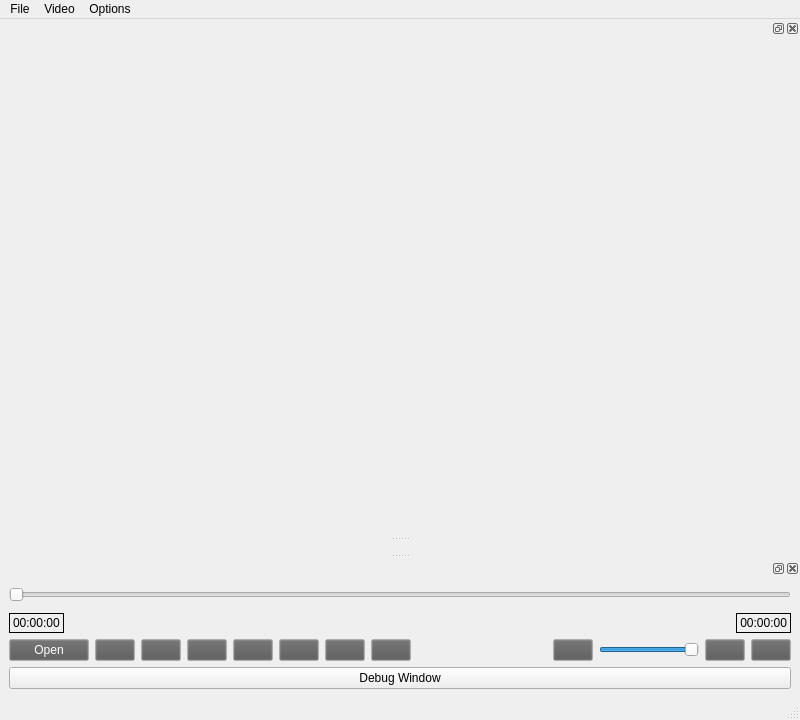
<?xml version="1.0" encoding="UTF-8"?>
<ui version="4.0">
 <class>VLCPlayer</class>
 <widget class="QMainWindow" name="VLCPlayer">
  <property name="geometry">
   <rect>
    <x>0</x>
    <y>0</y>
    <width>800</width>
    <height>720</height>
   </rect>
  </property>
  <property name="palette">
   <palette>
    <active>
     <colorrole role="Base">
      <brush brushstyle="SolidPattern">
       <color alpha="255">
        <red>80</red>
        <green>80</green>
        <blue>80</blue>
       </color>
      </brush>
     </colorrole>
    </active>
    <inactive>
     <colorrole role="Base">
      <brush brushstyle="SolidPattern">
       <color alpha="255">
        <red>80</red>
        <green>80</green>
        <blue>80</blue>
       </color>
      </brush>
     </colorrole>
    </inactive>
    <disabled/>
   </palette>
  </property>
  <property name="windowTitle">
   <string>VLC Media Player</string>
  </property>
  <property name="windowIcon">
   <iconset resource="resources.qrc">
    <normaloff>:/icons/play-icon.ico</normaloff>:/icons/play-icon.ico</iconset>
  </property>
  <widget class="QWidget" name="centralwidget"/>
  <widget class="QMenuBar" name="menubar">
   <property name="geometry">
    <rect>
     <x>0</x>
     <y>0</y>
     <width>800</width>
     <height>19</height>
    </rect>
   </property>
   <property name="palette">
    <palette>
     <active>
      <colorrole role="Button">
       <brush brushstyle="SolidPattern">
        <color alpha="255">
         <red>255</red>
         <green>255</green>
         <blue>255</blue>
        </color>
       </brush>
      </colorrole>
     </active>
     <inactive>
      <colorrole role="Button">
       <brush brushstyle="SolidPattern">
        <color alpha="255">
         <red>255</red>
         <green>255</green>
         <blue>255</blue>
        </color>
       </brush>
      </colorrole>
     </inactive>
     <disabled>
      <colorrole role="Button">
       <brush brushstyle="SolidPattern">
        <color alpha="255">
         <red>255</red>
         <green>255</green>
         <blue>255</blue>
        </color>
       </brush>
      </colorrole>
     </disabled>
    </palette>
   </property>
   <widget class="QMenu" name="menuFile">
    <property name="title">
     <string>File</string>
    </property>
    <addaction name="actionOpen"/>
    <addaction name="separator"/>
    <addaction name="actionHistory"/>
    <addaction name="actionExit"/>
   </widget>
   <widget class="QMenu" name="menuOptions">
    <property name="title">
     <string>Options</string>
    </property>
    <addaction name="actionFlush_history"/>
   </widget>
   <widget class="QMenu" name="menuVid_os">
    <property name="title">
     <string>Video</string>
    </property>
    <widget class="QMenu" name="menuset_jump">
     <property name="title">
      <string>set jump</string>
     </property>
     <addaction name="action5"/>
     <addaction name="action10"/>
    </widget>
    <addaction name="actionPlay"/>
    <addaction name="actionStop"/>
    <addaction name="menuset_jump"/>
   </widget>
   <addaction name="menuFile"/>
   <addaction name="menuVid_os"/>
   <addaction name="menuOptions"/>
  </widget>
  <widget class="QStatusBar" name="statusbar"/>
  <widget class="QDockWidget" name="dockControls">
   <attribute name="dockWidgetArea">
    <number>8</number>
   </attribute>
   <widget class="QWidget" name="dockWidgetContents_2">
    <layout class="QVBoxLayout">
     <item>
      <widget class="QSlider" name="slider">
       <property name="orientation">
        <enum>Qt::Horizontal</enum>
       </property>
      </widget>
     </item>
     <item>
      <layout class="QHBoxLayout" name="timeLayout" stretch="0,0,0">
       <property name="topMargin">
        <number>5</number>
       </property>
       <item>
        <widget class="QLabel" name="time2">
         <property name="frameShape">
          <enum>QFrame::Panel</enum>
         </property>
         <property name="text">
          <string>00:00:00</string>
         </property>
        </widget>
       </item>
       <item>
        <spacer name="horizontalSpacer_2">
         <property name="orientation">
          <enum>Qt::Horizontal</enum>
         </property>
         <property name="sizeHint" stdset="0">
          <size>
           <width>40</width>
           <height>20</height>
          </size>
         </property>
        </spacer>
       </item>
       <item>
        <widget class="QLabel" name="time1">
         <property name="layoutDirection">
          <enum>Qt::LeftToRight</enum>
         </property>
         <property name="frameShape">
          <enum>QFrame::Panel</enum>
         </property>
         <property name="text">
          <string>00:00:00</string>
         </property>
         <property name="alignment">
          <set>Qt::AlignRight|Qt::AlignTrailing|Qt::AlignVCenter</set>
         </property>
        </widget>
       </item>
      </layout>
     </item>
     <item>
      <layout class="QHBoxLayout" name="controlLayout">
       <item>
        <widget class="QPushButton" name="btnOpen">
         <property name="palette">
          <palette>
           <active>
            <colorrole role="WindowText">
             <brush brushstyle="SolidPattern">
              <color alpha="255">
               <red>255</red>
               <green>255</green>
               <blue>255</blue>
              </color>
             </brush>
            </colorrole>
            <colorrole role="Button">
             <brush brushstyle="SolidPattern">
              <color alpha="255">
               <red>88</red>
               <green>88</green>
               <blue>88</blue>
              </color>
             </brush>
            </colorrole>
            <colorrole role="Text">
             <brush brushstyle="SolidPattern">
              <color alpha="255">
               <red>255</red>
               <green>255</green>
               <blue>255</blue>
              </color>
             </brush>
            </colorrole>
            <colorrole role="ButtonText">
             <brush brushstyle="SolidPattern">
              <color alpha="255">
               <red>255</red>
               <green>255</green>
               <blue>255</blue>
              </color>
             </brush>
            </colorrole>
           </active>
           <inactive>
            <colorrole role="WindowText">
             <brush brushstyle="SolidPattern">
              <color alpha="255">
               <red>255</red>
               <green>255</green>
               <blue>255</blue>
              </color>
             </brush>
            </colorrole>
            <colorrole role="Button">
             <brush brushstyle="SolidPattern">
              <color alpha="255">
               <red>88</red>
               <green>88</green>
               <blue>88</blue>
              </color>
             </brush>
            </colorrole>
            <colorrole role="Text">
             <brush brushstyle="SolidPattern">
              <color alpha="255">
               <red>255</red>
               <green>255</green>
               <blue>255</blue>
              </color>
             </brush>
            </colorrole>
            <colorrole role="ButtonText">
             <brush brushstyle="SolidPattern">
              <color alpha="255">
               <red>255</red>
               <green>255</green>
               <blue>255</blue>
              </color>
             </brush>
            </colorrole>
           </inactive>
           <disabled>
            <colorrole role="Button">
             <brush brushstyle="SolidPattern">
              <color alpha="255">
               <red>88</red>
               <green>88</green>
               <blue>88</blue>
              </color>
             </brush>
            </colorrole>
           </disabled>
          </palette>
         </property>
         <property name="text">
          <string>Open</string>
         </property>
         <property name="icon">
          <iconset resource="resources.qrc">
           <normaloff>:/icons/folder.png</normaloff>:/icons/folder.png</iconset>
         </property>
         <property name="iconSize">
          <size>
           <width>25</width>
           <height>25</height>
          </size>
         </property>
         <property name="checkable">
          <bool>false</bool>
         </property>
         <property name="checked">
          <bool>false</bool>
         </property>
         <property name="flat">
          <bool>false</bool>
         </property>
        </widget>
       </item>
       <item>
        <widget class="QPushButton" name="pushButton_2">
         <property name="palette">
          <palette>
           <active>
            <colorrole role="Button">
             <brush brushstyle="SolidPattern">
              <color alpha="255">
               <red>88</red>
               <green>88</green>
               <blue>88</blue>
              </color>
             </brush>
            </colorrole>
           </active>
           <inactive>
            <colorrole role="Button">
             <brush brushstyle="SolidPattern">
              <color alpha="255">
               <red>88</red>
               <green>88</green>
               <blue>88</blue>
              </color>
             </brush>
            </colorrole>
           </inactive>
           <disabled>
            <colorrole role="Button">
             <brush brushstyle="SolidPattern">
              <color alpha="255">
               <red>88</red>
               <green>88</green>
               <blue>88</blue>
              </color>
             </brush>
            </colorrole>
           </disabled>
          </palette>
         </property>
         <property name="text">
          <string/>
         </property>
         <property name="icon">
          <iconset resource="resources.qrc">
           <normaloff>:/icons/previous.png</normaloff>:/icons/previous.png</iconset>
         </property>
         <property name="iconSize">
          <size>
           <width>25</width>
           <height>25</height>
          </size>
         </property>
        </widget>
       </item>
       <item>
        <widget class="QPushButton" name="btnReplay">
         <property name="palette">
          <palette>
           <active>
            <colorrole role="Button">
             <brush brushstyle="SolidPattern">
              <color alpha="255">
               <red>88</red>
               <green>88</green>
               <blue>88</blue>
              </color>
             </brush>
            </colorrole>
           </active>
           <inactive>
            <colorrole role="Button">
             <brush brushstyle="SolidPattern">
              <color alpha="255">
               <red>88</red>
               <green>88</green>
               <blue>88</blue>
              </color>
             </brush>
            </colorrole>
           </inactive>
           <disabled>
            <colorrole role="Button">
             <brush brushstyle="SolidPattern">
              <color alpha="255">
               <red>88</red>
               <green>88</green>
               <blue>88</blue>
              </color>
             </brush>
            </colorrole>
           </disabled>
          </palette>
         </property>
         <property name="text">
          <string/>
         </property>
         <property name="icon">
          <iconset resource="resources.qrc">
           <normaloff>:/icons/replay-5.png</normaloff>:/icons/replay-5.png</iconset>
         </property>
         <property name="iconSize">
          <size>
           <width>25</width>
           <height>25</height>
          </size>
         </property>
        </widget>
       </item>
       <item>
        <widget class="QPushButton" name="btnPlayPause">
         <property name="palette">
          <palette>
           <active>
            <colorrole role="Button">
             <brush brushstyle="SolidPattern">
              <color alpha="255">
               <red>88</red>
               <green>88</green>
               <blue>88</blue>
              </color>
             </brush>
            </colorrole>
           </active>
           <inactive>
            <colorrole role="Button">
             <brush brushstyle="SolidPattern">
              <color alpha="255">
               <red>88</red>
               <green>88</green>
               <blue>88</blue>
              </color>
             </brush>
            </colorrole>
           </inactive>
           <disabled>
            <colorrole role="Button">
             <brush brushstyle="SolidPattern">
              <color alpha="255">
               <red>88</red>
               <green>88</green>
               <blue>88</blue>
              </color>
             </brush>
            </colorrole>
           </disabled>
          </palette>
         </property>
         <property name="text">
          <string/>
         </property>
         <property name="icon">
          <iconset resource="resources.qrc">
           <normaloff>:/icons/play-alt.png</normaloff>:/icons/play-alt.png</iconset>
         </property>
         <property name="iconSize">
          <size>
           <width>25</width>
           <height>25</height>
          </size>
         </property>
        </widget>
       </item>
       <item>
        <widget class="QPushButton" name="btnForward">
         <property name="palette">
          <palette>
           <active>
            <colorrole role="Button">
             <brush brushstyle="SolidPattern">
              <color alpha="255">
               <red>88</red>
               <green>88</green>
               <blue>88</blue>
              </color>
             </brush>
            </colorrole>
           </active>
           <inactive>
            <colorrole role="Button">
             <brush brushstyle="SolidPattern">
              <color alpha="255">
               <red>88</red>
               <green>88</green>
               <blue>88</blue>
              </color>
             </brush>
            </colorrole>
           </inactive>
           <disabled>
            <colorrole role="Button">
             <brush brushstyle="SolidPattern">
              <color alpha="255">
               <red>88</red>
               <green>88</green>
               <blue>88</blue>
              </color>
             </brush>
            </colorrole>
           </disabled>
          </palette>
         </property>
         <property name="text">
          <string/>
         </property>
         <property name="icon">
          <iconset resource="resources.qrc">
           <normaloff>:/icons/forward-5-alt.png</normaloff>:/icons/forward-5-alt.png</iconset>
         </property>
         <property name="iconSize">
          <size>
           <width>25</width>
           <height>25</height>
          </size>
         </property>
        </widget>
       </item>
       <item>
        <widget class="QPushButton" name="pushButton">
         <property name="palette">
          <palette>
           <active>
            <colorrole role="Button">
             <brush brushstyle="SolidPattern">
              <color alpha="255">
               <red>88</red>
               <green>88</green>
               <blue>88</blue>
              </color>
             </brush>
            </colorrole>
           </active>
           <inactive>
            <colorrole role="Button">
             <brush brushstyle="SolidPattern">
              <color alpha="255">
               <red>88</red>
               <green>88</green>
               <blue>88</blue>
              </color>
             </brush>
            </colorrole>
           </inactive>
           <disabled>
            <colorrole role="Button">
             <brush brushstyle="SolidPattern">
              <color alpha="255">
               <red>88</red>
               <green>88</green>
               <blue>88</blue>
              </color>
             </brush>
            </colorrole>
           </disabled>
          </palette>
         </property>
         <property name="text">
          <string/>
         </property>
         <property name="icon">
          <iconset resource="resources.qrc">
           <normaloff>:/icons/next.png</normaloff>:/icons/next.png</iconset>
         </property>
         <property name="iconSize">
          <size>
           <width>25</width>
           <height>25</height>
          </size>
         </property>
        </widget>
       </item>
       <item>
        <widget class="QPushButton" name="btnStop">
         <property name="palette">
          <palette>
           <active>
            <colorrole role="Button">
             <brush brushstyle="SolidPattern">
              <color alpha="255">
               <red>88</red>
               <green>88</green>
               <blue>88</blue>
              </color>
             </brush>
            </colorrole>
           </active>
           <inactive>
            <colorrole role="Button">
             <brush brushstyle="SolidPattern">
              <color alpha="255">
               <red>88</red>
               <green>88</green>
               <blue>88</blue>
              </color>
             </brush>
            </colorrole>
           </inactive>
           <disabled>
            <colorrole role="Button">
             <brush brushstyle="SolidPattern">
              <color alpha="255">
               <red>88</red>
               <green>88</green>
               <blue>88</blue>
              </color>
             </brush>
            </colorrole>
           </disabled>
          </palette>
         </property>
         <property name="text">
          <string/>
         </property>
         <property name="icon">
          <iconset resource="resources.qrc">
           <normaloff>:/icons/stop-alt.png</normaloff>:/icons/stop-alt.png</iconset>
         </property>
         <property name="iconSize">
          <size>
           <width>25</width>
           <height>25</height>
          </size>
         </property>
        </widget>
       </item>
       <item>
        <widget class="QPushButton" name="btnLoop">
         <property name="palette">
          <palette>
           <active>
            <colorrole role="Button">
             <brush brushstyle="SolidPattern">
              <color alpha="255">
               <red>88</red>
               <green>88</green>
               <blue>88</blue>
              </color>
             </brush>
            </colorrole>
           </active>
           <inactive>
            <colorrole role="Button">
             <brush brushstyle="SolidPattern">
              <color alpha="255">
               <red>88</red>
               <green>88</green>
               <blue>88</blue>
              </color>
             </brush>
            </colorrole>
           </inactive>
           <disabled>
            <colorrole role="Button">
             <brush brushstyle="SolidPattern">
              <color alpha="255">
               <red>88</red>
               <green>88</green>
               <blue>88</blue>
              </color>
             </brush>
            </colorrole>
           </disabled>
          </palette>
         </property>
         <property name="text">
          <string/>
         </property>
         <property name="icon">
          <iconset resource="resources.qrc">
           <normaloff>:/icons/loop.png</normaloff>:/icons/loop.png</iconset>
         </property>
         <property name="iconSize">
          <size>
           <width>25</width>
           <height>25</height>
          </size>
         </property>
        </widget>
       </item>
       <item>
        <spacer name="horizontalSpacer">
         <property name="orientation">
          <enum>Qt::Horizontal</enum>
         </property>
         <property name="sizeHint" stdset="0">
          <size>
           <width>40</width>
           <height>20</height>
          </size>
         </property>
        </spacer>
       </item>
       <item>
        <widget class="QPushButton" name="btnVolume">
         <property name="enabled">
          <bool>true</bool>
         </property>
         <property name="palette">
          <palette>
           <active>
            <colorrole role="Button">
             <brush brushstyle="SolidPattern">
              <color alpha="255">
               <red>88</red>
               <green>88</green>
               <blue>88</blue>
              </color>
             </brush>
            </colorrole>
           </active>
           <inactive>
            <colorrole role="Button">
             <brush brushstyle="SolidPattern">
              <color alpha="255">
               <red>88</red>
               <green>88</green>
               <blue>88</blue>
              </color>
             </brush>
            </colorrole>
           </inactive>
           <disabled>
            <colorrole role="Button">
             <brush brushstyle="SolidPattern">
              <color alpha="255">
               <red>88</red>
               <green>88</green>
               <blue>88</blue>
              </color>
             </brush>
            </colorrole>
           </disabled>
          </palette>
         </property>
         <property name="text">
          <string/>
         </property>
         <property name="icon">
          <iconset resource="resources.qrc">
           <normaloff>:/icons/high-volume.png</normaloff>:/icons/high-volume.png</iconset>
         </property>
         <property name="iconSize">
          <size>
           <width>25</width>
           <height>25</height>
          </size>
         </property>
        </widget>
       </item>
       <item>
        <widget class="QSlider" name="audioSlider">
         <property name="minimumSize">
          <size>
           <width>100</width>
           <height>0</height>
          </size>
         </property>
         <property name="maximumSize">
          <size>
           <width>100</width>
           <height>16777215</height>
          </size>
         </property>
         <property name="maximum">
          <number>100</number>
         </property>
         <property name="value">
          <number>100</number>
         </property>
         <property name="orientation">
          <enum>Qt::Horizontal</enum>
         </property>
        </widget>
       </item>
       <item>
        <widget class="QPushButton" name="btnFav">
         <property name="palette">
          <palette>
           <active>
            <colorrole role="Button">
             <brush brushstyle="SolidPattern">
              <color alpha="255">
               <red>88</red>
               <green>88</green>
               <blue>88</blue>
              </color>
             </brush>
            </colorrole>
           </active>
           <inactive>
            <colorrole role="Button">
             <brush brushstyle="SolidPattern">
              <color alpha="255">
               <red>88</red>
               <green>88</green>
               <blue>88</blue>
              </color>
             </brush>
            </colorrole>
           </inactive>
           <disabled>
            <colorrole role="Button">
             <brush brushstyle="SolidPattern">
              <color alpha="255">
               <red>88</red>
               <green>88</green>
               <blue>88</blue>
              </color>
             </brush>
            </colorrole>
           </disabled>
          </palette>
         </property>
         <property name="text">
          <string/>
         </property>
         <property name="icon">
          <iconset resource="resources.qrc">
           <normaloff>:/icons/not-favorite.png</normaloff>:/icons/not-favorite.png</iconset>
         </property>
         <property name="iconSize">
          <size>
           <width>25</width>
           <height>25</height>
          </size>
         </property>
        </widget>
       </item>
       <item>
        <widget class="QPushButton" name="btnQueue">
         <property name="palette">
          <palette>
           <active>
            <colorrole role="Button">
             <brush brushstyle="SolidPattern">
              <color alpha="255">
               <red>88</red>
               <green>88</green>
               <blue>88</blue>
              </color>
             </brush>
            </colorrole>
           </active>
           <inactive>
            <colorrole role="Button">
             <brush brushstyle="SolidPattern">
              <color alpha="255">
               <red>88</red>
               <green>88</green>
               <blue>88</blue>
              </color>
             </brush>
            </colorrole>
           </inactive>
           <disabled>
            <colorrole role="Button">
             <brush brushstyle="SolidPattern">
              <color alpha="255">
               <red>88</red>
               <green>88</green>
               <blue>88</blue>
              </color>
             </brush>
            </colorrole>
           </disabled>
          </palette>
         </property>
         <property name="text">
          <string/>
         </property>
         <property name="icon">
          <iconset resource="resources.qrc">
           <normaloff>:/icons/list.png</normaloff>:/icons/list.png</iconset>
         </property>
         <property name="iconSize">
          <size>
           <width>25</width>
           <height>25</height>
          </size>
         </property>
        </widget>
       </item>
      </layout>
     </item>
     <item>
      <widget class="QPushButton" name="btnDebug">
       <property name="text">
        <string>Debug Window</string>
       </property>
      </widget>
     </item>
    </layout>
   </widget>
  </widget>
  <widget class="QDockWidget" name="dockVideo">
   <property name="palette">
    <palette>
     <active>
      <colorrole role="Window">
       <brush brushstyle="SolidPattern">
        <color alpha="255">
         <red>0</red>
         <green>0</green>
         <blue>0</blue>
        </color>
       </brush>
      </colorrole>
     </active>
     <inactive>
      <colorrole role="Window">
       <brush brushstyle="SolidPattern">
        <color alpha="255">
         <red>0</red>
         <green>0</green>
         <blue>0</blue>
        </color>
       </brush>
      </colorrole>
     </inactive>
     <disabled>
      <colorrole role="Base">
       <brush brushstyle="SolidPattern">
        <color alpha="255">
         <red>0</red>
         <green>0</green>
         <blue>0</blue>
        </color>
       </brush>
      </colorrole>
      <colorrole role="Window">
       <brush brushstyle="SolidPattern">
        <color alpha="255">
         <red>0</red>
         <green>0</green>
         <blue>0</blue>
        </color>
       </brush>
      </colorrole>
     </disabled>
    </palette>
   </property>
   <property name="acceptDrops">
    <bool>true</bool>
   </property>
   <attribute name="dockWidgetArea">
    <number>4</number>
   </attribute>
   <widget class="QWidget" name="dockWidgetContents">
    <layout class="QVBoxLayout">
     <item>
      <layout class="QHBoxLayout" name="videoLayout">
       <item>
        <widget class="QWidget" name="videoWidget" native="true">
         <property name="sizePolicy">
          <sizepolicy hsizetype="Expanding" vsizetype="Expanding">
           <horstretch>0</horstretch>
           <verstretch>0</verstretch>
          </sizepolicy>
         </property>
         <property name="minimumSize">
          <size>
           <width>640</width>
           <height>480</height>
          </size>
         </property>
         <property name="acceptDrops">
          <bool>true</bool>
         </property>
        </widget>
       </item>
      </layout>
     </item>
    </layout>
   </widget>
  </widget>
  <action name="actionOpen">
   <property name="icon">
    <iconset resource="resources.qrc">
     <normaloff>:/icons/video-file.png</normaloff>:/icons/video-file.png</iconset>
   </property>
   <property name="text">
    <string>Open</string>
   </property>
  </action>
  <action name="actionExit">
   <property name="text">
    <string>Exit</string>
   </property>
  </action>
  <action name="actionHistory">
   <property name="icon">
    <iconset resource="resources.qrc">
     <normaloff>:/icons/time-machine.png</normaloff>:/icons/time-machine.png</iconset>
   </property>
   <property name="text">
    <string>History</string>
   </property>
  </action>
  <action name="actionPlay">
   <property name="icon">
    <iconset resource="resources.qrc">
     <normaloff>:/icons/play.png</normaloff>:/icons/play.png</iconset>
   </property>
   <property name="text">
    <string>Play</string>
   </property>
  </action>
  <action name="actionPause">
   <property name="text">
    <string>Pause</string>
   </property>
  </action>
  <action name="actionStop">
   <property name="icon">
    <iconset resource="resources.qrc">
     <normaloff>:/icons/stop.png</normaloff>:/icons/stop.png</iconset>
   </property>
   <property name="text">
    <string>Stop</string>
   </property>
  </action>
  <action name="actionBackward">
   <property name="text">
    <string>Backward</string>
   </property>
  </action>
  <action name="actionFlush_history">
   <property name="icon">
    <iconset resource="resources.qrc">
     <normaloff>:/icons/delete.png</normaloff>:/icons/delete.png</iconset>
   </property>
   <property name="text">
    <string>Flush history</string>
   </property>
  </action>
  <action name="action10">
   <property name="icon">
    <iconset resource="resources.qrc">
     <normaloff>:/icons/forward-10.png</normaloff>:/icons/forward-10.png</iconset>
   </property>
   <property name="text">
    <string>10</string>
   </property>
  </action>
  <action name="action5">
   <property name="icon">
    <iconset resource="resources.qrc">
     <normaloff>:/icons/forward-5.png</normaloff>:/icons/forward-5.png</iconset>
   </property>
   <property name="text">
    <string>5</string>
   </property>
  </action>
 </widget>
 <resources>
  <include location="resources.qrc"/>
 </resources>
 <connections/>
</ui>
